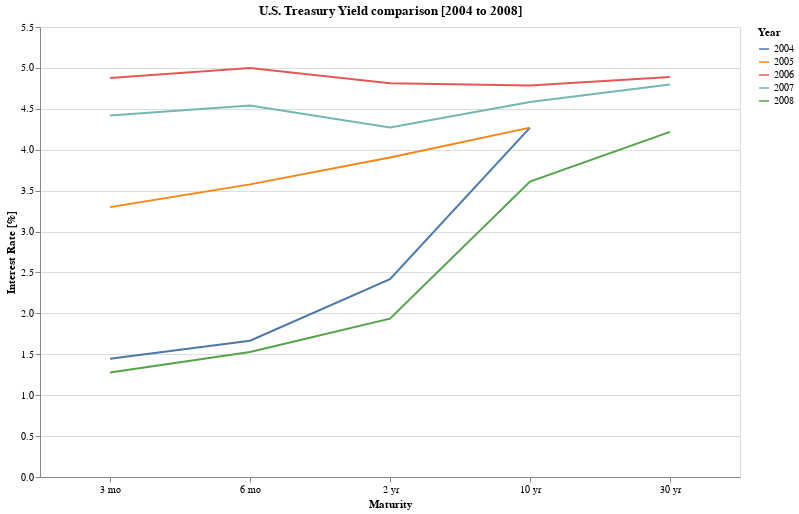

The cell this chart's notebook holds for it:
### Markdown cell above
## Visualizing the "yield curve" of US Treasuries

### Code cell
years = range(2004, 2009)
instruments = {
    0.25: '3 Month T-bill',
    0.5: '6 Month T-bill',
    2: '2 Year Note',
    10: '10 Year Note',
    30: '30 Year Bond'
}
fieldsToYears = {'3 mo': 0.25, '6 mo': 0.5, '2 yr': 2, '10 yr': 10, '30 yr': 30}
fields = [i for i in fieldsToYears.keys()]

dfm2 = fetchTsRates(years)[fields + ['Date']].melt(id_vars='Date', var_name='Maturity')

dfm2["Year"] = dfm2.Date.apply(lambda v: v.year)

alt.Chart(dfm2.groupby(["Maturity", "Year"]).agg({ "value": "mean" }).reset_index()).mark_line().encode(
    alt.X('Maturity:O', axis=alt.Axis(title='Maturity', labelAngle=0), sort=fields),
    alt.Y('value:Q', axis=alt.Axis(title='Interest Rate [%]')),
    alt.Color('Year:N'),
    tooltip=[alt.Tooltip('Date:T', format='%b %Y'), alt.Tooltip('Maturity:N'), alt.Tooltip('value:Q')]
).properties(
    title='U.S. Treasury Yield comparison [{y1} to {y2}]'.format(y1=min(years), y2=max(years)),
    height=450,
    width=700
)

### Figure 1 — Vega-Lite specification as saved in the notebook (floating-point values rounded to 4 significant figures)
{"config": {"view": {"continuousWidth": 400, "continuousHeight": 300}}, "data": {"name": "data-7eeda5cf5115ad2cfc4a756bcbab0b4b"}, "mark": "line", "encoding": {"color": {"type": "nominal", "field": "Year"}, "tooltip": [{"type": "temporal", "field": "Date", "format": "%b %Y"}, {"type": "nominal", "field": "Maturity"}, {"type": "quantitative", "field": "value"}], "x": {"type": "ordinal", "axis": {"labelAngle": 0, "title": "Maturity"}, "field": "Maturity", "sort": ["3 mo", "6 mo", "2 yr", "10 yr", "30 yr"]}, "y": {"type": "quantitative", "axis": {"title": "Interest Rate [%]"}, "field": "value"}}, "height": 450, "title": "U.S. Treasury Yield comparison [2004 to 2008]", "width": 700, "$schema": "https://vega.github.io/schema/vega-lite/v4.8.1.json", "datasets": {"data-7eeda5cf5115ad2cfc4a756bcbab0b4b": [{"Maturity": "10 yr", "Year": 2004, "value": 4.27}, {"Maturity": "10 yr", "Year": 2005, "value": 4.27}, {"Maturity": "10 yr", "Year": 2006, "value": 4.786}, {"Maturity": "10 yr", "Year": 2007, "value": 4.583}, {"Maturity": "10 yr", "Year": 2008, "value": 3.611}, {"Maturity": "2 yr", "Year": 2004, "value": 2.419}, {"Maturity": "2 yr", "Year": 2005, "value": 3.906}, {"Maturity": "2 yr", "Year": 2006, "value": 4.812}, {"Maturity": "2 yr", "Year": 2007, "value": 4.272}, {"Maturity": "2 yr", "Year": 2008, "value": 1.935}, {"Maturity": "3 mo", "Year": 2004, "value": 1.444}, {"Maturity": "3 mo", "Year": 2005, "value": 3.298}, {"Maturity": "3 mo", "Year": 2006, "value": 4.878}, {"Maturity": "3 mo", "Year": 2007, "value": 4.418}, {"Maturity": "3 mo", "Year": 2008, "value": 1.276}, {"Maturity": "30 yr", "Year": 2004, "value": null}, {"Maturity": "30 yr", "Year": 2005, "value": null}, {"Maturity": "30 yr", "Year": 2006, "value": 4.89}, {"Maturity": "30 yr", "Year": 2007, "value": 4.797}, {"Maturity": "30 yr", "Year": 2008, "value": 4.218}, {"Maturity": "6 mo", "Year": 2004, "value": 1.666}, {"Maturity": "6 mo", "Year": 2005, "value": 3.577}, {"Maturity": "6 mo", "Year": 2006, "value": 5.0}, {"Maturity": "6 mo", "Year": 2007, "value": 4.542}, {"Maturity": "6 mo", "Year": 2008, "value": 1.528}]}}
